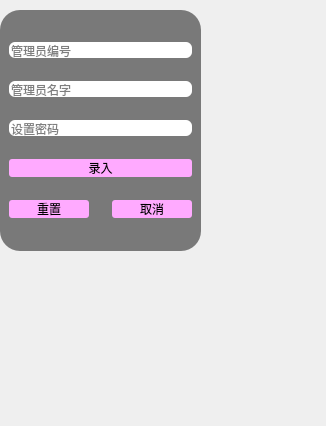
<?xml version="1.0" encoding="UTF-8"?>
<ui version="4.0">
 <class>Insert</class>
 <widget class="QDialog" name="Insert">
  <property name="geometry">
   <rect>
    <x>0</x>
    <y>0</y>
    <width>326</width>
    <height>426</height>
   </rect>
  </property>
  <property name="sizePolicy">
   <sizepolicy hsizetype="Fixed" vsizetype="Fixed">
    <horstretch>0</horstretch>
    <verstretch>0</verstretch>
   </sizepolicy>
  </property>
  <property name="windowTitle">
   <string>Dialog</string>
  </property>
  <widget class="QFrame" name="frame">
   <property name="geometry">
    <rect>
     <x>0</x>
     <y>10</y>
     <width>201</width>
     <height>241</height>
    </rect>
   </property>
   <property name="styleSheet">
    <string notr="true">QFrame{
background-color: rgb(121, 121, 121);
border-radius:20px  ;
}
QLineEdit{
border-radius:6px  ;
}
QPushButton{
background-color: rgb(242, 255, 210);
background-color: rgb(255, 170, 255);
font: 290 9pt &quot;Microsoft YaHei UI&quot;;	
border-radius:3px  ;
}</string>
   </property>
   <layout class="QVBoxLayout" name="verticalLayout">
    <property name="spacing">
     <number>23</number>
    </property>
    <item>
     <spacer name="verticalSpacer">
      <property name="orientation">
       <enum>Qt::Vertical</enum>
      </property>
      <property name="sizeHint" stdset="0">
       <size>
        <width>20</width>
        <height>40</height>
       </size>
      </property>
     </spacer>
    </item>
    <item>
     <widget class="QLineEdit" name="lineEdit">
      <property name="placeholderText">
       <string>管理员编号</string>
      </property>
      <property name="clearButtonEnabled">
       <bool>true</bool>
      </property>
     </widget>
    </item>
    <item>
     <widget class="QLineEdit" name="lineEdit_2">
      <property name="text">
       <string/>
      </property>
      <property name="placeholderText">
       <string>管理员名字</string>
      </property>
      <property name="clearButtonEnabled">
       <bool>true</bool>
      </property>
     </widget>
    </item>
    <item>
     <widget class="QLineEdit" name="lineEdit_3">
      <property name="echoMode">
       <enum>QLineEdit::Password</enum>
      </property>
      <property name="placeholderText">
       <string>设置密码</string>
      </property>
      <property name="clearButtonEnabled">
       <bool>true</bool>
      </property>
     </widget>
    </item>
    <item>
     <widget class="QPushButton" name="pushButton">
      <property name="text">
       <string>录入</string>
      </property>
     </widget>
    </item>
    <item>
     <layout class="QHBoxLayout" name="horizontalLayout_2">
      <item>
       <widget class="QPushButton" name="pushButton_3">
        <property name="text">
         <string>重置</string>
        </property>
       </widget>
      </item>
      <item>
       <widget class="QPushButton" name="pushButton_2">
        <property name="text">
         <string>取消</string>
        </property>
       </widget>
      </item>
     </layout>
    </item>
    <item>
     <spacer name="verticalSpacer_2">
      <property name="orientation">
       <enum>Qt::Vertical</enum>
      </property>
      <property name="sizeHint" stdset="0">
       <size>
        <width>20</width>
        <height>40</height>
       </size>
      </property>
     </spacer>
    </item>
   </layout>
  </widget>
 </widget>
 <resources/>
 <connections/>
</ui>
